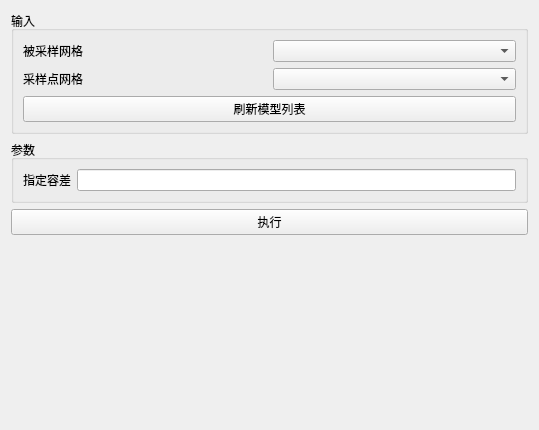
<?xml version="1.0" encoding="UTF-8"?>
<ui version="4.0">
 <class>ResampleWithDataSetWidget</class>
 <widget class="QWidget" name="ResampleWithDataSetWidget">
  <property name="geometry">
   <rect>
    <x>0</x>
    <y>0</y>
    <width>539</width>
    <height>430</height>
   </rect>
  </property>
  <property name="windowTitle">
   <string>Form</string>
  </property>
  <layout class="QVBoxLayout" name="verticalLayout_Main">
   <item>
    <widget class="QGroupBox" name="groupBox_Input">
     <property name="title">
      <string>输入</string>
     </property>
     <layout class="QGridLayout" name="gridLayout_Input">
      <item row="0" column="0">
       <widget class="QLabel" name="label_Source">
        <property name="text">
         <string>被采样网格</string>
        </property>
        <property name="toolTip">
         <string>提供数据的网格（对应 VTK 的 Source）：它的点数据会被插值，单元数据会按采样点命中的单元拷贝到采样点上。</string>
        </property>
       </widget>
      </item>
      <item row="0" column="1">
       <widget class="QComboBox" name="comboBox_Source"/>
      </item>
      <item row="1" column="0">
       <widget class="QLabel" name="label_Probe">
        <property name="text">
         <string>采样点网格</string>
        </property>
        <property name="toolTip">
         <string>探针几何（对应 VTK 的 Input）：它的所有点作为采样位置，输出是它的同类型深拷贝。</string>
        </property>
       </widget>
      </item>
      <item row="1" column="1">
       <widget class="QComboBox" name="comboBox_Probe"/>
      </item>
      <item row="2" column="0" colspan="2">
       <widget class="QPushButton" name="pushButton_Refresh">
        <property name="text">
         <string>刷新模型列表</string>
        </property>
       </widget>
      </item>
     </layout>
    </widget>
   </item>
   <item>
    <widget class="QGroupBox" name="groupBox_Params">
     <property name="title">
      <string>参数</string>
     </property>
     <layout class="QGridLayout" name="gridLayout_Params">
      <item row="0" column="0">
       <widget class="QLabel" name="label_Tolerance">
        <property name="text">
         <string>指定容差</string>
        </property>
        <property name="toolTip">
         <string>相对被采样网格包围盒对角线长度；留空或填 0 表示自动容差（包围盒对角线 × 1e-6）。</string>
        </property>
       </widget>
      </item>
      <item row="0" column="1">
       <widget class="QLineEdit" name="lineEdit_Tolerance"/>
      </item>
     </layout>
    </widget>
   </item>
   <item>
    <widget class="QPushButton" name="pushButton_Execute">
     <property name="text">
      <string>执行</string>
     </property>
    </widget>
   </item>
   <item>
    <widget class="QLabel" name="label_Message">
     <property name="text">
      <string/>
     </property>
     <property name="wordWrap">
      <bool>true</bool>
     </property>
    </widget>
   </item>
   <item>
    <spacer name="verticalSpacer">
     <property name="orientation">
      <enum>Qt::Vertical</enum>
     </property>
     <property name="sizeHint" stdset="0">
      <size>
       <width>20</width>
       <height>10</height>
      </size>
     </property>
    </spacer>
   </item>
  </layout>
 </widget>
 <resources/>
 <connections/>
</ui>
